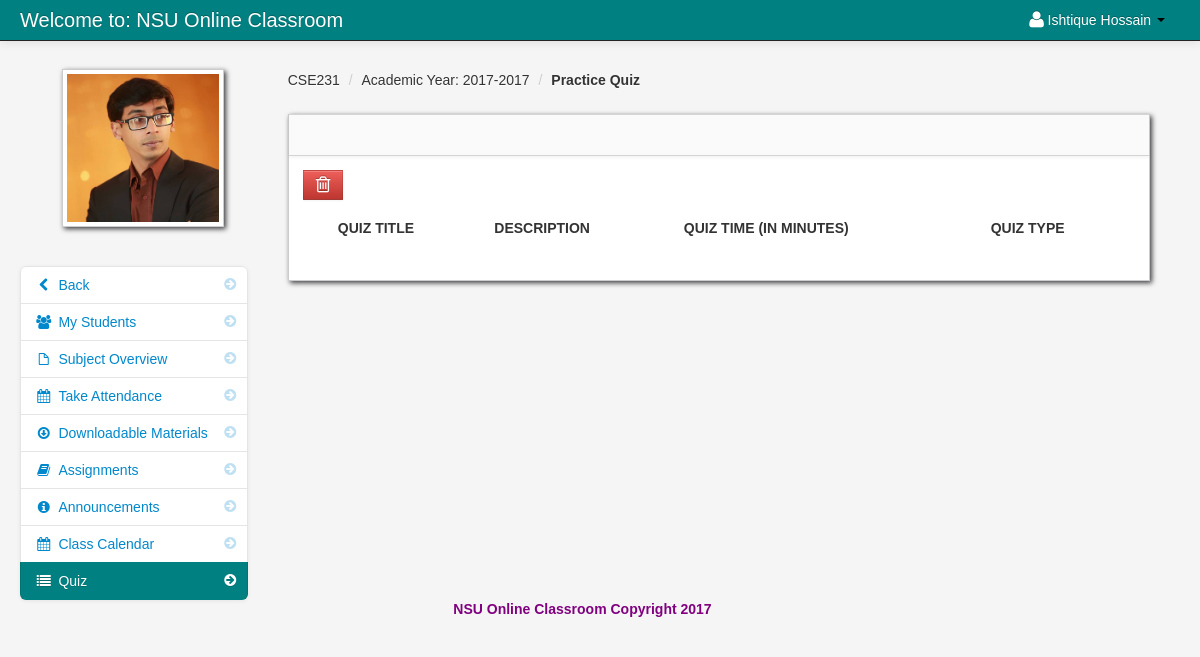
The page /class_quiz.php?id=21 (signed in) on the database as committed earlier.
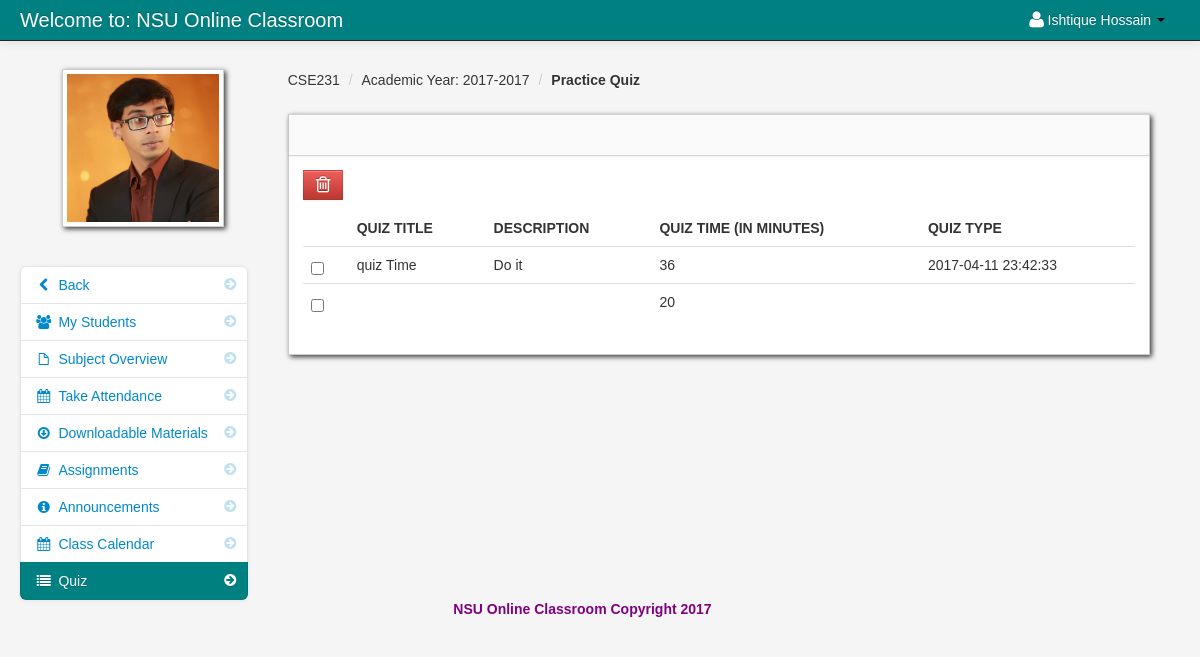
The same page on the database as committed later.
### tables this page shows
CREATE TABLE `class_quiz` (
  `class_quiz_id` int(11) NOT NULL,
  `teacher_class_id` int(11) NOT NULL,
  `quiz_time` int(11) NOT NULL,
  `quiz_id` int(11) NOT NULL
);

CREATE TABLE `quiz` (
  `quiz_id` int(11) NOT NULL,
  `quiz_title` varchar(50) NOT NULL,
  `quiz_description` varchar(100) NOT NULL,
  `date_added` varchar(100) NOT NULL,
  `teacher_id` int(11) NOT NULL
);

### class_quiz.php (the view, shortened to what this page needs)
<?php include('header_dashboard.php'); ?>
<?php $get_id = $_GET['id']; ?>
    <body>
		<?php include('navbar_teacher.php'); ?>
        <div class="container-fluid">
            <div class="row-fluid">
				<?php include('quiz_link.php'); ?>
                <div class="span9" id="content">
                     <div class="row-fluid">
										<?php $class_query = mysql_query("select * from teacher_class
										LEFT JOIN class ON class.class_id = teacher_class.class_id
										where teacher_class_id = '$get_id'")or die(mysql_error());
										$class_row = mysql_fetch_array($class_query);
										?>
					     <ul class="breadcrumb">
							<li><a href="#"><?php echo $class_row['class_name']; ?></a> <span class="divider">/</span></li>
							<li><a href="#">Academic Year: <?php echo $class_row['school_year']; ?></a> <span class="divider">/</span></li>
							<li><a href="#"><b>Practice Quiz</b></a></li>
						</ul>
                        <div id="block_bg" class="block">
                            <div class="navbar navbar-inner block-header">
                            </div>
                            <div class="block-content collapse in">
                                <div class="span12">
								<form action="delete_class_quiz.php<?php echo '?id='.$get_id; ?>" method="post">
  									<table cellpadding="0" cellspacing="0" border="0" class="table" id="">
									<a data-toggle="modal" href="#backup_delete" id="delete"  class="btn btn-danger" name=""><i class="icon-trash icon-large"></i></a>
										<thead>
										        <tr>
												<th></th>
												<th>Quiz title</th>
												<th>Description</th>
												<th>QUIZ TIME (IN MINUTES)</th>
												<th>Quiz Type</th>
												</tr>
										</thead>
										<tbody>
                              		<?php
										$query = mysql_query("select * FROM class_quiz
										LEFT JOIN quiz ON quiz.quiz_id  = class_quiz.quiz_id
										where teacher_class_id = '$get_id'
										order by date_added DESC ")or die(mysql_error());
										while($row = mysql_fetch_array($query)){
										$id  = $row['class_quiz_id'];
									?>
										<tr id="del<?php echo $id; ?>">
										<td width="30">
											<input id="optionsCheckbox" class="uniform_on" name="selector[]" type="checkbox" value="<?php echo $id; ?>">
										</td>
										 <td><?php echo $row['quiz_title']; ?></td>
                                         <td><?php  echo $row['quiz_description']; ?></td>
                                         <td><?php  echo $row['quiz_time'] / 60; ?></td>
                                         <td><?php echo $row['date_added']; ?></td>
										</tr>
									<?php } ?>
										</tbody>
									</table>
									</form>
                                </div>
                            </div>
                        </div>
                    </div>
                </div>
            </div>
		<?php include('footer.php'); ?>
        </div>
		<?php include('script.php'); ?>
    </body>
</html>

Rows that differ between the two databases and show on the page:
added class_quiz: quiz.quiz_title "quiz Time", quiz.quiz_description "Do it", $row['quiz_time']/60 "36", quiz.date_added "2017-04-11 23:42:33"
added class_quiz: $row['quiz_time']/60 "20"
